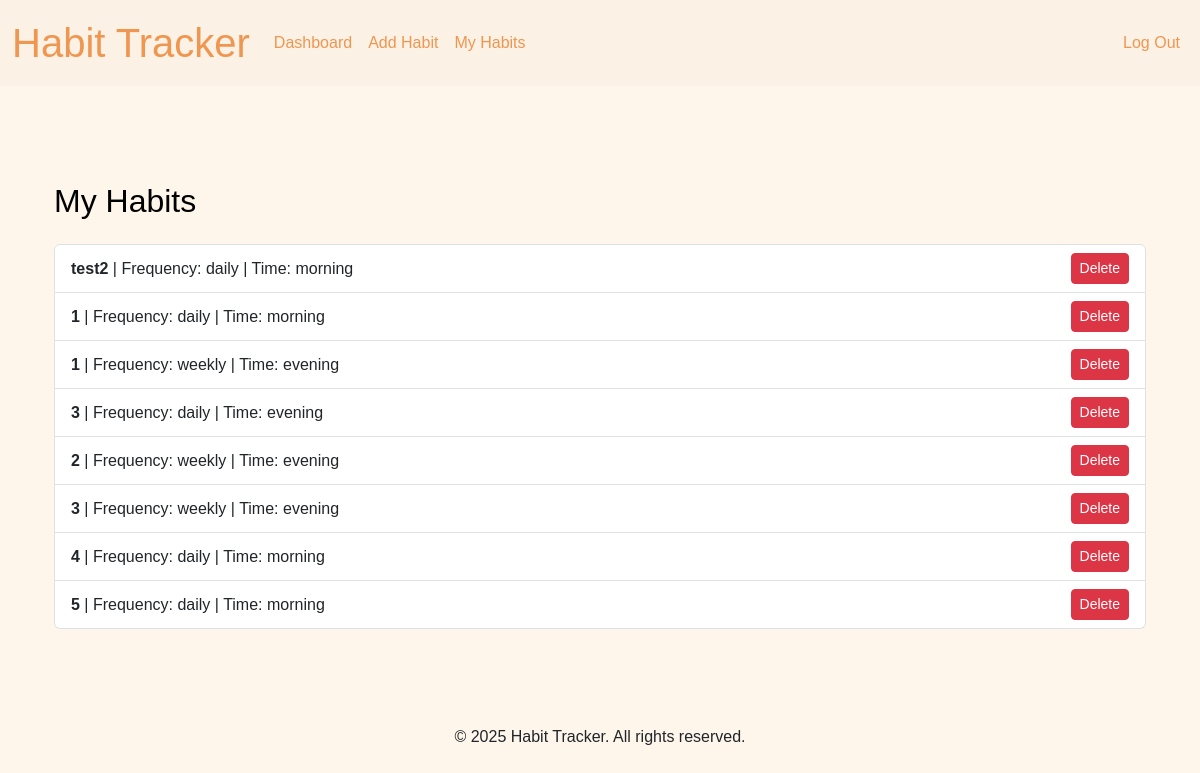
Screenshot of /habits (signed in) with the database file from the repository.
### tables this page shows
CREATE TABLE habits (
    id INTEGER PRIMARY KEY AUTOINCREMENT,
    user_id INTEGER NOT NULL,
    habit_name TEXT NOT NULL,
    frequency TEXT,
    time_of_day TEXT,
    created_at DATETIME DEFAULT CURRENT_TIMESTAMP,
    FOREIGN KEY (user_id) REFERENCES users(id)
);

### app/routes.py (the view)
@main.route("/habits")
def habits():
    if "user_id" not in session:
        flash("Please log in first.", "danger")
        return redirect(url_for("auth.login"))
    habits = db.execute("SELECT * FROM habits WHERE user_id = ?", session["user_id"])
    return render_template("habits.html", habits=habits)

### app/templates/habits.html (shortened to what this page needs)
{% extends "base.html" %}
{% block main %}
<div class="container mt-5">
    <h2 class="mb-4">My Habits</h2>
    {% if habits %}
        <ul class="list-group">
            {% for habit in habits %}
                <li class="list-group-item d-flex justify-content-between align-items-center">
                    <div>
                        <strong>{{ habit.habit_name }}</strong>
                        {% if habit.frequency %} | Frequency: {{ habit.frequency }}{% endif %}
                        {% if habit.time_of_day %} | Time: {{ habit.time_of_day }}{% endif %}
                    </div>
                    <form action="/delete-habit/{{ habit.id }}" method="post" onsubmit="return confirm('Are you sure you want to delete this habit?');">
                        <button type="submit" class="btn btn-danger btn-sm">Delete</button>
                    </form>
                </li>
            {% endfor %}
        </ul>
    {% else %}
        <p>You haven't added any habits yet. <a href="/add-habit">Add a habit</a>.</p>
    {% endif %}
</div>
{% endblock %}

### app/static/styles.css (style rules this page uses)
body { font-family: Arial, sans-serif; background-color: rgb(254, 246, 235) !important; }
h2 { color: #000000; }

### rows the page displays
habits: habit_name "test2", frequency "daily", time_of_day "morning"
habits: habit_name "1", frequency "daily", time_of_day "morning"
habits: habit_name "1", frequency "weekly", time_of_day "evening"
habits: habit_name "3", frequency "daily", time_of_day "evening"
habits: habit_name "2", frequency "weekly", time_of_day "evening"
habits: habit_name "3", frequency "weekly", time_of_day "evening"
habits: habit_name "4", frequency "daily", time_of_day "morning"
habits: habit_name "5", frequency "daily", time_of_day "morning"
